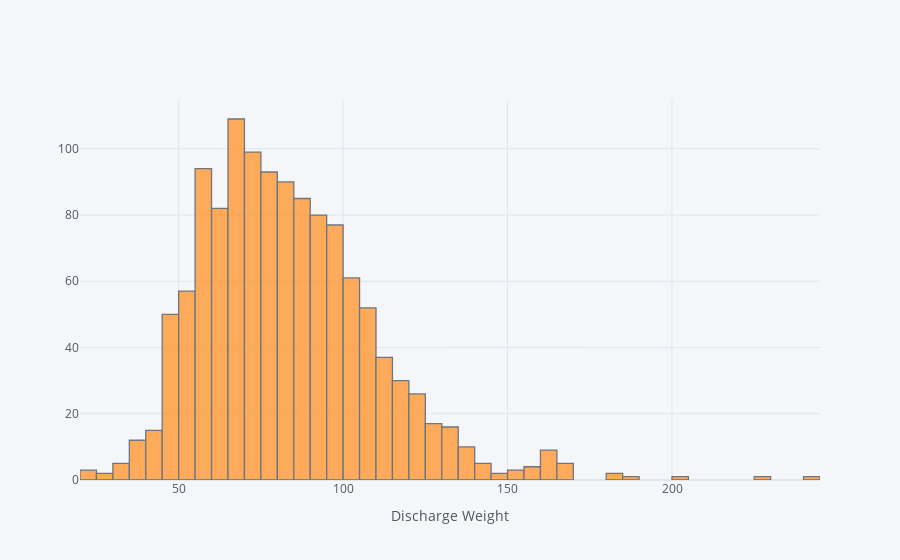

The notebook cell saved with this chart:
### Code cell
df["dischargeweight"].iplot(kind="hist",xTitle="Discharge Weight")
#we appear to have less extreme outliers here, suggesting there's either been misentry of data or VERY dramatic weight changes

### Figure 1 — Plotly figure (JSON) as saved in the notebook; plotly's stock layout.template omitted (floating-point values rounded to 4 significant figures; data arrays with more than 128 entries replaced by an {"elided": "..."} marker saying what was removed)
{"data": [{"histfunc": "count", "histnorm": "", "marker": {"color": "rgba(255, 153, 51, 1.0)", "line": {"color": "#4D5663", "width": 1.3}}, "name": "dischargeweight", "opacity": 0.8, "orientation": "v", "type": "histogram", "x": {"elided": "2520 float values"}}], "layout": {"barmode": "overlay", "legend": {"bgcolor": "#F5F6F9", "font": {"color": "#4D5663"}}, "paper_bgcolor": "#F5F6F9", "plot_bgcolor": "#F5F6F9", "title": {"font": {"color": "#4D5663"}}, "xaxis": {"gridcolor": "#E1E5ED", "showgrid": true, "tickfont": {"color": "#4D5663"}, "title": {"font": {"color": "#4D5663"}, "text": "Discharge Weight"}, "zerolinecolor": "#E1E5ED"}, "yaxis": {"gridcolor": "#E1E5ED", "showgrid": true, "tickfont": {"color": "#4D5663"}, "title": {"font": {"color": "#4D5663"}, "text": ""}, "zerolinecolor": "#E1E5ED"}}}
